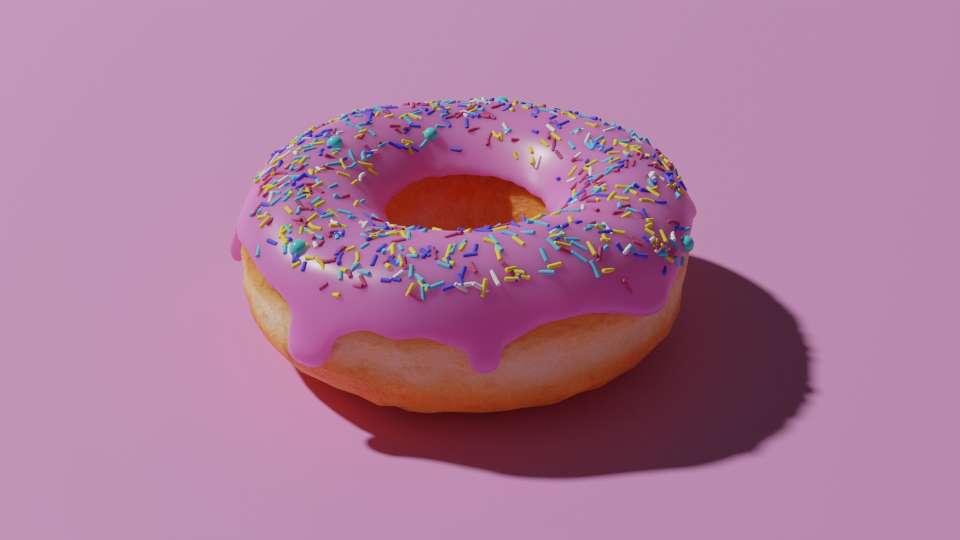
#> input picture Donut_Texture2.jpg, 1920 x 1080 px (shown at 1/2 size)
$ python tutorial1.py
#> lines starting #> are read from the running program, lines starting #| are printed output that depends on the picture
import cv2

img = cv2.imread('Donut_Texture2.jpg', cv2.IMREAD_GRAYSCALE)
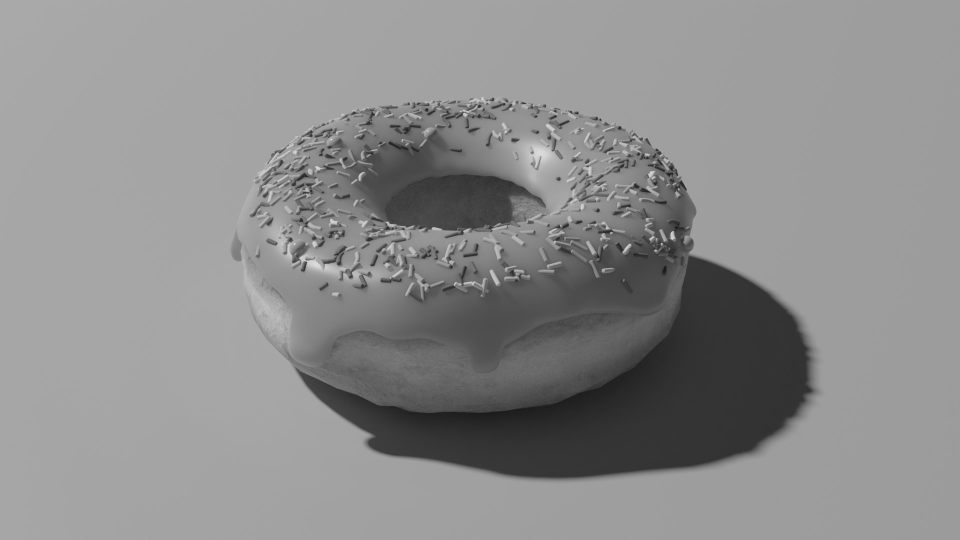
#> img: shape (1080, 1920) (shown at 1/2 size); min 21, max 240, mean 140.4

#img = cv2.resize(img,(400,400))

img = cv2.resize(img,(0,0),fx=.5,fy=0.5)
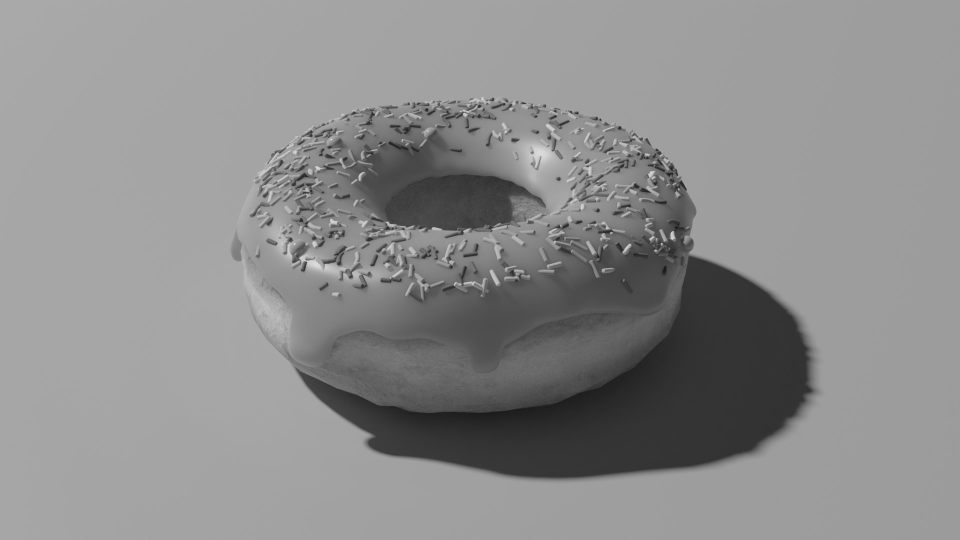
#> img: shape (540, 960); min 26, max 231, mean 140.4

img = cv2.rotate(img,cv2.cv2.ROTATE_90_CLOCKWISE)
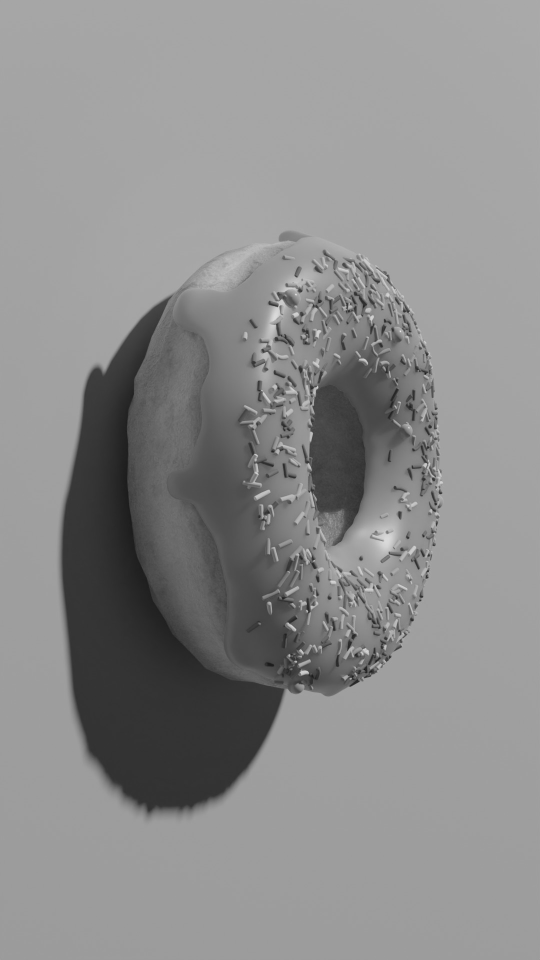
#> img: shape (960, 540); min 26, max 231, mean 140.4
cv2.imwrite('new_green.jpg',img)

cv2.imshow('Image',img)

cv2.waitKey(0)
cv2.destroyAllWindows()
